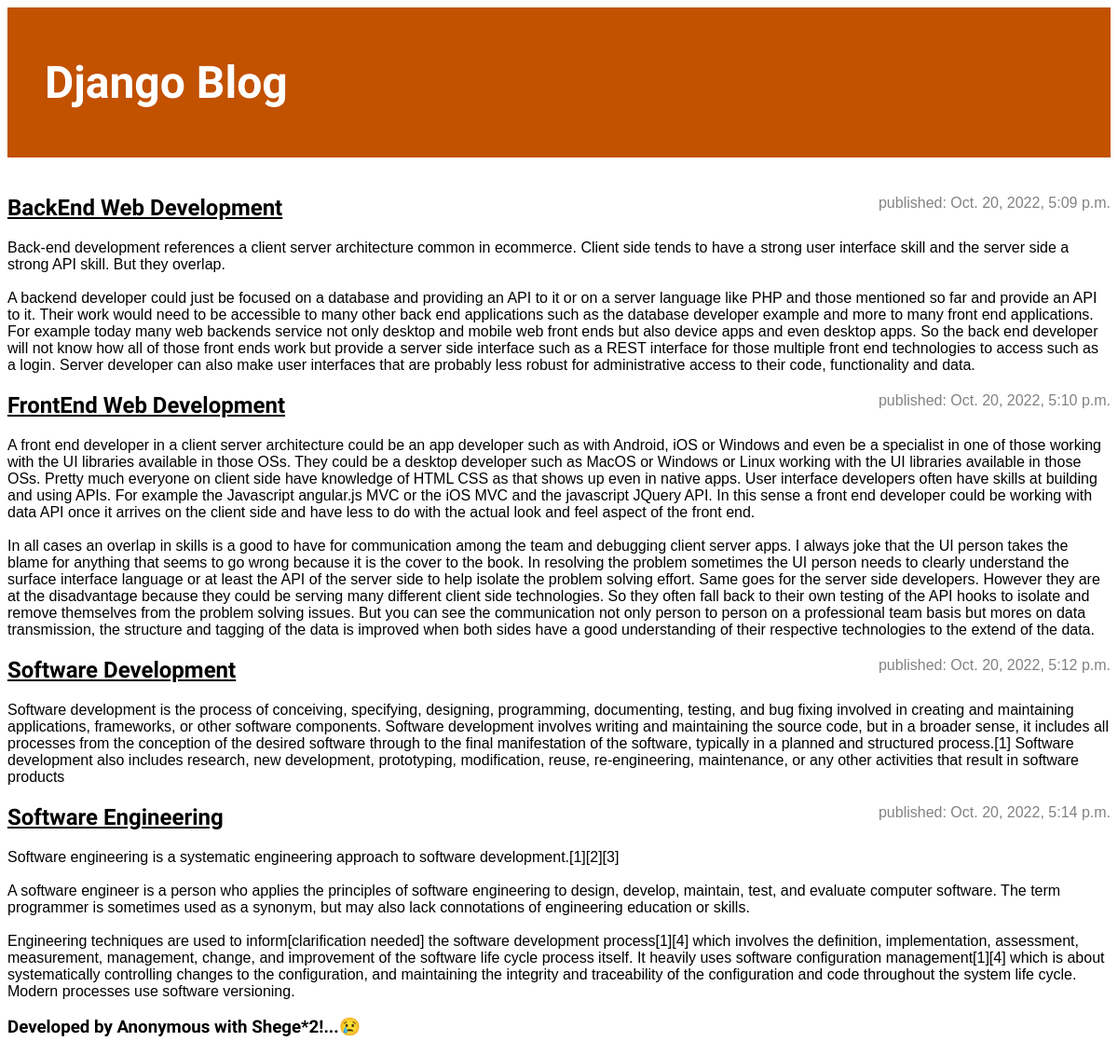
The page / on the database its author committed.
### blog/models.py (models this page shows, shortened)
class Post(models.Model):
    author = models.ForeignKey(settings.AUTH_USER_MODEL, on_delete=models.CASCADE)
    title = models.CharField(max_length=200)
    text = models.TextField()
    created_date = models.DateTimeField(default=timezone.now)
    published_date = models.DateTimeField(blank=True, null=True)

### blog/views.py (the view)
# urls.py: path('', views.post_list, name='post_list'),
def post_list(request):
    posts = Post.objects.filter(published_date__lte=timezone.now()).order_by('published_date')
    return render(request, 'blog/post_list.html', {'posts': posts})

### blog/templates/blog/post_list.html
{% extends 'blog/base.html' %} {% block content %} {% for post in posts %}
<article class="post">
  <time class="date">published: {{post.published_date}}</time>
  <h2><a href="{% url 'post_detail' pk=post.pk %}">{{post.title}}</a></h2>
  <p>{{ post.text|linebreaksbr }}</p>
</article>
{% endfor %} {% endblock %}

### blog/static/css/blog.css (style rules this page uses)
body { font-family: sans-serif; }
h1, h2, h3, h4 { font-family: "Lobster", cursive; }
.date { color: #828282; }
.post h2 a, .post h2 a:visited { color: #000000; }
.post > .date, .post > actions { float: right; }

### rows shown on the page
Post: published_date "Oct. 20, 2022, 5:09 p.m.", title "BackEnd Web Development", text "Back-end development references a client server architecture common in ecommerce. Client side tends to have a strong user interface skill and the server side a strong API skill. But they overlap. A backend developer could just be focused on a database and providing an API to it or on a server language like PHP and those mentioned so far and provide an API to it. Their work would need to be accessible to many other back end applications such as the database developer example and more to many front end applications. For example today many web backends service not only desktop and mobile web front ends but also device apps and even desktop apps. So the back end developer will not know how all…"
Post: published_date "Oct. 20, 2022, 5:10 p.m.", title "FrontEnd Web Development", text "A front end developer in a client server architecture could be an app developer such as with Android, iOS or Windows and even be a specialist in one of those working with the UI libraries available in those OSs. They could be a desktop developer such as MacOS or Windows or Linux working with the UI libraries available in those OSs. Pretty much everyone on client side have knowledge of HTML CSS as that shows up even in native apps. User interface developers often have skills at building and using APIs. For example the Javascript angular.js MVC or the iOS MVC and the javascript JQuery API. In this sense a front end developer could be working with data API once it arrives on the client side…"
Post: published_date "Oct. 20, 2022, 5:12 p.m.", title "Software Development", text "Software development is the process of conceiving, specifying, designing, programming, documenting, testing, and bug fixing involved in creating and maintaining applications, frameworks, or other software components. Software development involves writing and maintaining the source code, but in a broader sense, it includes all processes from the conception of the desired software through to the final manifestation of the software, typically in a planned and structured process.[1] Software development also includes research, new development, prototyping, modification, reuse, re-engineering, maintenance, or any other activities that result in software products"
Post: published_date "Oct. 20, 2022, 5:14 p.m.", title "Software Engineering", text "Software engineering is a systematic engineering approach to software development.[1][2][3] A software engineer is a person who applies the principles of software engineering to design, develop, maintain, test, and evaluate computer software. The term programmer is sometimes used as a synonym, but may also lack connotations of engineering education or skills. Engineering techniques are used to inform[clarification needed] the software development process[1][4] which involves the definition, implementation, assessment, measurement, management, change, and improvement of the software life cycle process itself. It heavily uses software configuration management[1][4] which is about…"
